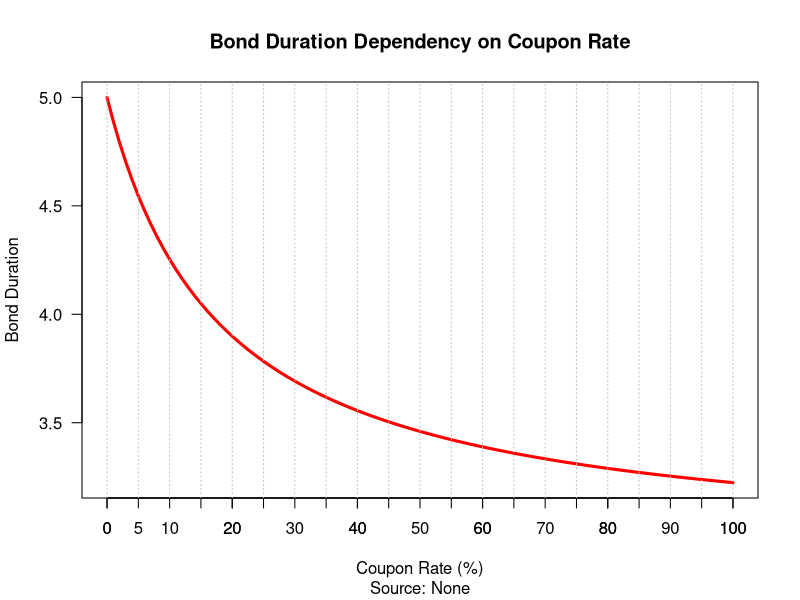

This figure's R source:
# Plot showing Duration dependency on Coupon Rate
duration.plt.coupon <- function(P, r = 0.05, y = 5, f = 1, D = NULL){
  
  P. <- NULL
  
  for (C in seq(0, 1, .01)){ P. <- P * (1 + C/f)/(1 + r/f)^(y*f)
  
    PV <- NULL # Variable to store PV
    payments <- NULL # Variable to store payments
    
    for (n in 1:(y * f - 1)){ PV <- cbind(PV, C * P / f / (1 + r / f) ^ n * f) 
    
      payments <- cbind(payments, n * PV[n]) } # Coupon PV
      
    # Duration
    D <- rbind(D,(sum(payments[seq(y*f-1)])+P.*y*f)/(P.+sum(PV[seq(y*f-1)])))}
  
  plot(x = seq(0, 1, .01) * 100,
       y = D,
       type = "l",
       xlab = "Coupon Rate (%)",
       ylab = "Bond Duration",
       main = "Bond Duration Dependency on Coupon Rate",
       sub = "Source: None",
       col = "red",
       lwd = 3,
       las = 1)
  
  axis(side = 1, at=seq(0, 100, 5)) # Axes
  
  abline(v = seq(0, 100, 5), lty = 3, col = "grey") # lines 
}
duration.plt.coupon(1000) # Test
